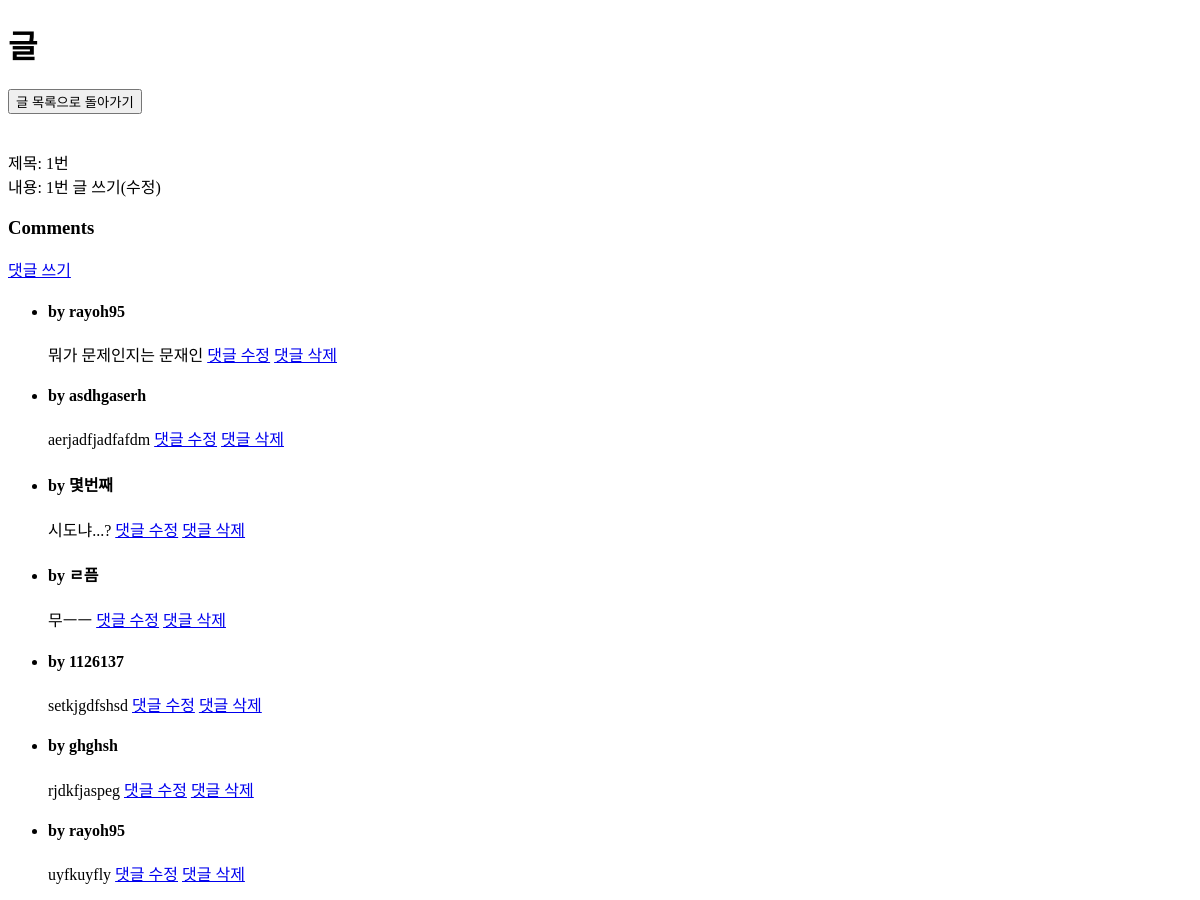
The page /boards/1/ (upper part) on the database as committed earlier.
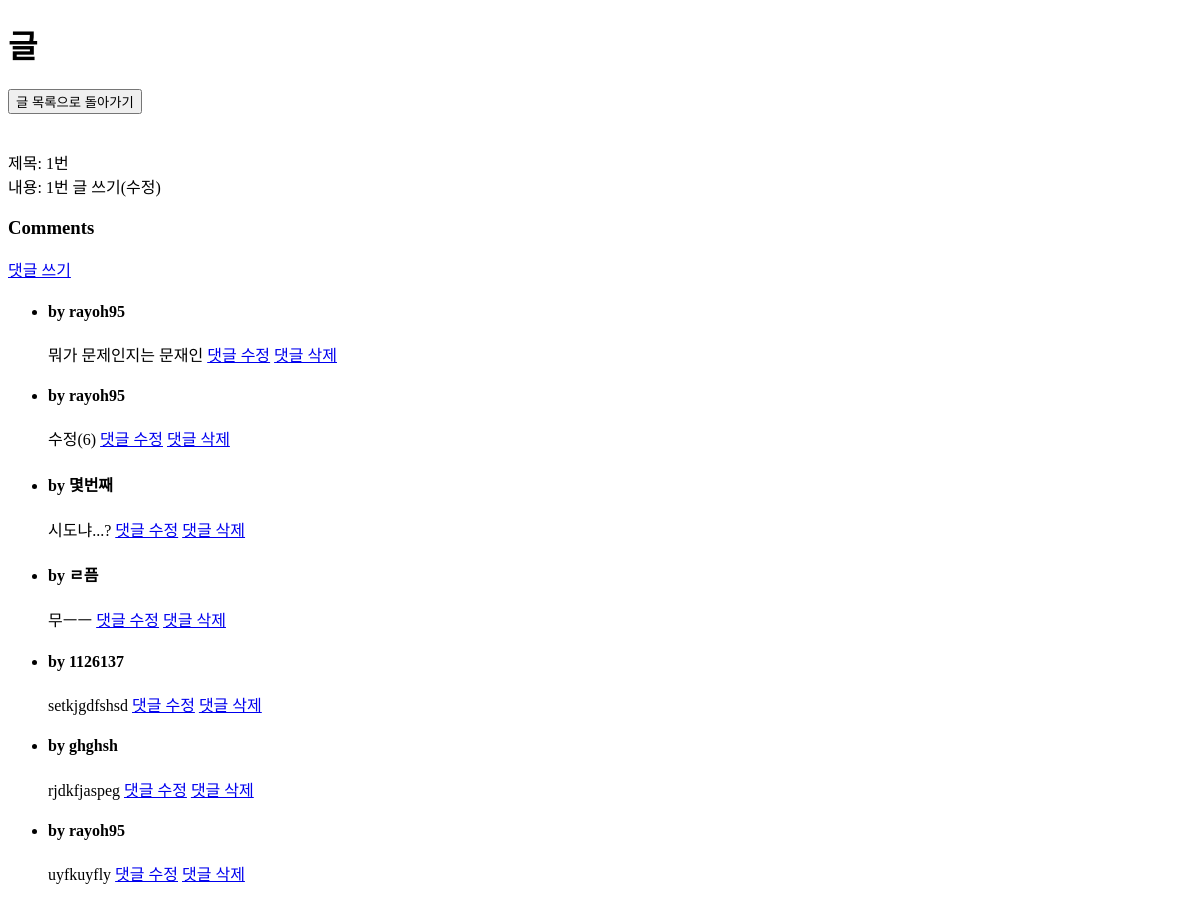
The same page on the database as committed later.
### Boards/models.py (models this page shows)
class Comment(models.Model):
    post = models.ForeignKey(Board, on_delete=models.CASCADE)   #, related_name='comments'
    author = models.CharField(max_length = 10)
    message = models.TextField()

### Boards/views.py (the view)
# urls.py: path('<int:pk>/', views.page, name = "page"),
def page(request, pk):
    board = Board.objects.get(pk=pk)
    comments = board.comment_set.all()
    context = {'board' : board, 'comments' : comments }
    return render(request, 'index/page.html', context)

### templates/index/page.html (shortened to what this page needs)
<!DOCTYPE html>
<html lang="en">
<head>
</head>
<body>
    <h1>글</h1>
    <small?><a href="/boards/"><button>글 목록으로 돌아가기</button></a></small><br>
    <br>
    <br>
        제목: {{ board.title }}<br>
        내용: {{ board.content }}<br>
    <h3>Comments</h3>
    <a href = "{% url 'Boards:comment' pk=board.pk %}" board.pk>댓글 쓰기</a><br>
    <ul>
        {% for comment in board.comment_set.all %}
            <li>
                <h4>by {{ comment.author }}</h4>
                {{ comment.message }}
                <a href="{% url 'Boards:update_comment' board.pk comment.pk %}">댓글 수정</a>
                <a href="{% url 'Boards:delete_comment' board.pk comment.pk %}">댓글 삭제</a>
            </li>
        {% endfor %}
    </ul>
</body>
</html>

Rows that differ between the two databases and show on the page:
removed Comment: author "asdhgaserh", message "aerjadfjadfafdm"
added Comment: author "rayoh95", message "수정(6)"
